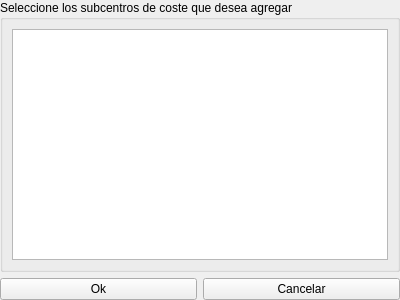
<?xml version="1.0" encoding="UTF-8"?>
<ui version="4.0">
 <class>Form</class>
 <widget class="QWidget" name="Form">
  <property name="geometry">
   <rect>
    <x>0</x>
    <y>0</y>
    <width>400</width>
    <height>300</height>
   </rect>
  </property>
  <property name="windowTitle">
   <string>Agregar subcentros de coste</string>
  </property>
  <layout class="QGridLayout" name="gridLayout_2">
   <property name="margin">
    <number>0</number>
   </property>
   <item row="0" column="0" colspan="2">
    <widget class="QGroupBox" name="groupBox">
     <property name="title">
      <string>Seleccione los subcentros de coste que desea agregar</string>
     </property>
     <layout class="QGridLayout" name="gridLayout">
      <item row="0" column="0">
       <widget class="DBTreeView" name="tvSubcentros">
        <property name="dataEditable">
         <bool>true</bool>
        </property>
        <property name="tableNames">
         <string>centroscoste;subcentroscoste</string>
        </property>
        <property name="visibleColumns">
         <string>nombre;nombre</string>
        </property>
        <property name="keyColumns">
         <string>id;id</string>
        </property>
        <property name="automaticName">
         <bool>false</bool>
        </property>
        <property name="itemCheckBox">
         <bool>true</bool>
        </property>
        <property name="checkFatherCheckChildrens">
         <bool>true</bool>
        </property>
        <attribute name="headerVisible">
         <bool>false</bool>
        </attribute>
       </widget>
      </item>
     </layout>
    </widget>
   </item>
   <item row="1" column="0">
    <widget class="QPushButton" name="pbOk">
     <property name="text">
      <string>Ok</string>
     </property>
     <property name="icon">
      <iconset resource="../../../programacion/alepherp/src/resources/resources.qrc">
       <normaloff>:/aplicacion/images/ok.png</normaloff>:/aplicacion/images/ok.png</iconset>
     </property>
    </widget>
   </item>
   <item row="1" column="1">
    <widget class="QPushButton" name="pbCancel">
     <property name="text">
      <string>Cancelar</string>
     </property>
     <property name="icon">
      <iconset resource="../../../programacion/alepherp/src/resources/resources.qrc">
       <normaloff>:/generales/images/delete.png</normaloff>:/generales/images/delete.png</iconset>
     </property>
    </widget>
   </item>
  </layout>
 </widget>
 <customwidgets>
  <customwidget>
   <class>DBTreeView</class>
   <extends>QTreeView</extends>
   <header>widgets/dbtreeview.h</header>
  </customwidget>
 </customwidgets>
 <resources>
  <include location="../../../programacion/alepherp/src/resources/resources.qrc"/>
 </resources>
 <connections/>
</ui>
